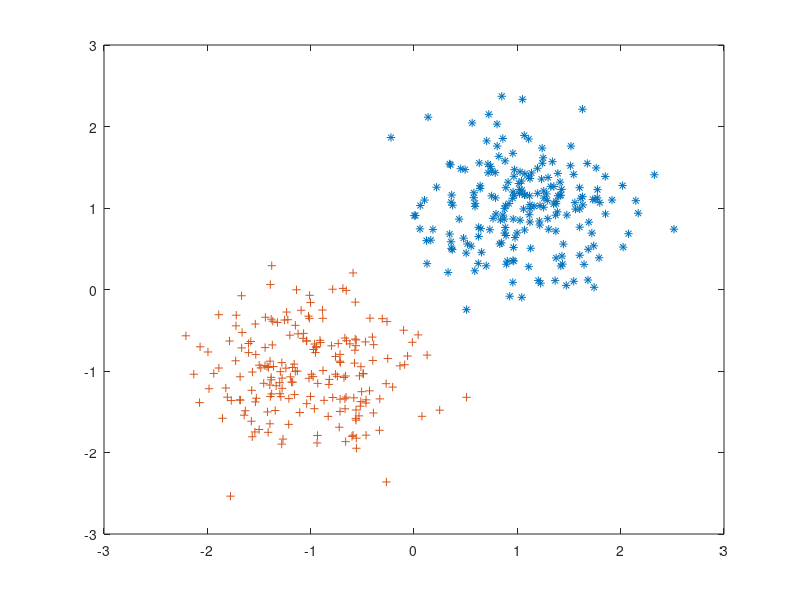

Recreate this plot in MATLAB.
ndata = 200;


classA = zeros(2,ndata);
classB = zeros(2,ndata);

classA(1,:) = randn(1,ndata) .* 0.5 + 1.0;
classA(2,:) = randn(1,ndata) .* 0.5 + 1.0;
classB(1,:) = randn(1,ndata) .* 0.5 - 1.0;
classB(2,:) = randn(1,ndata) .* 0.5 - 1.0;

patterns = [classA, classB];
targets = [ones(1,ndata), ones(1,ndata).*-1];

permute = randperm(2*ndata);
patterns= patterns(:,permute);
targets = targets(:,permute);

plot(patterns(1,find(targets>0)), ...
    patterns(2,find(targets>0)), '*', ...
    patterns(1,find(targets<0)), ...
    patterns(2,find(targets<0)), '+')